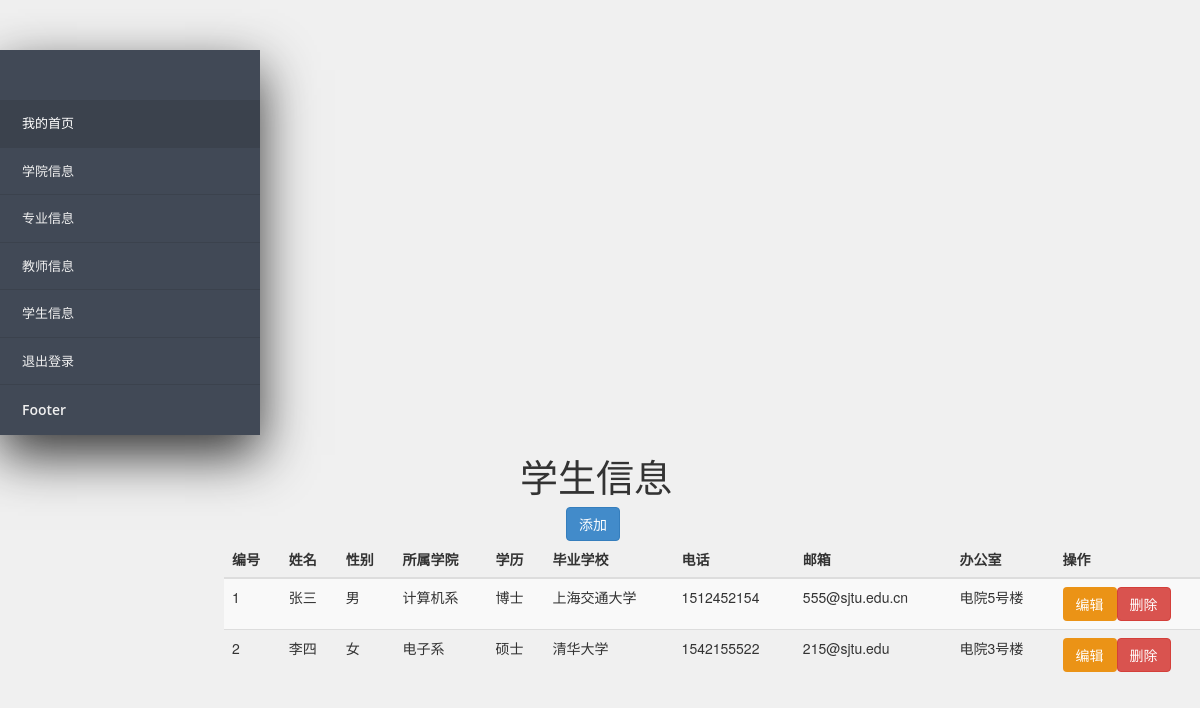
The app's page /pages/administer/administer_teacher.php with its own data.
### tables this page shows
CREATE TABLE `teacher` (
  `Tno` int(11) NOT NULL AUTO_INCREMENT,
  `Tname` varchar(45) NOT NULL,
  `Tsex` varchar(45) NOT NULL,
  `Tdept` varchar(45) NOT NULL,
  `Tedubg` varchar(45) NOT NULL,
  `Tschool` varchar(45) NOT NULL,
  `Ttel` int(11) NOT NULL,
  `Temail` varchar(45) NOT NULL,
  `Toffice` varchar(45) NOT NULL,
  PRIMARY KEY (`Tno`)
);

### pages/administer/administer_teacher.php (the view, shortened to what this page needs)
<!DOCTYPE html>
<html>
<head>
	<link href="../../library/jquery-accordion-menu.css" rel="stylesheet" type="text/css" />
 <link rel="stylesheet" type="text/css" href="../../library/bootstrap.min.css">
<link rel="stylesheet" type="text/css" href="../../dist/css/nav.css">
 <link rel="stylesheet" type="text/css" href="../../dist/css/student.css">
</head>
<body>
<?php
require_once("../common/administer_nav.php");
?>
<div class="info">
<table class="table table-striped" style="margin-left: 224px;">
  <h2>学生信息</h2>
  <a class="btn btn-primary add " style="margin-left: 566px;">添加</a>
  <thead>
    <tr>
      <th>编号</th>
      <th>姓名</th>
      <th>性别</th>
      <th>所属学院</th>
      <th>学历</th>
      <th>毕业学校</th>
      <th>电话</th>
      <th>邮箱</th>
      <th>办公室</th>
      <th>操作</th>
    </tr>
  </thead>
  <tbody>
  <?php
   $dbc=mysqli_connect('localhost','root','57317019','db_bighw')
  or die("Error connecting to MySQL server");
  $query="SELECT * FROM teacher";
  $data=mysqli_query($dbc,$query)
  or die("Error ");
  while($row=mysqli_fetch_array($data)){
    echo  '<tr>
    <td>'.$row['Tno'].'</td>'.
    '<td>'.$row['Tname'].'</td>'.
    '<td>'.$row['Tsex'].'</td>'.
    '<td>'.$row['Tdept'].'</td>'.
    '<td>'.$row['Tedubg'].'</td>'.
    '<td>'.$row['Tschool'].'</td>'.
    '<td>'.$row['Ttel'].'</td>'.
    '<td>'.$row['Temail'].'</td>'.
    '<td>'.$row['Toffice'].'</td>'.
    '<td>'.'<a class="btn edit " style="background-color:#eb9316;color:white">编辑</a>'.'<a class="btn btn-danger del">删除</a>'.'</td>';
  }
  ?>
 </tbody>
</table>
</body>
</html>

### records on screen
teacher: Tno "1", Tname "张三", Tsex "男", Tdept "计算机系", Tedubg "博士", Tschool "上海交通大学", Ttel "1512452154", Temail "555@sjtu.edu.cn", Toffice "电院5号楼"
teacher: Tno "2", Tname "李四", Tsex "女", Tdept "电子系", Tedubg "硕士", Tschool "清华大学", Ttel "1542155522", Temail "215@sjtu.edu", Toffice "电院3号楼"
